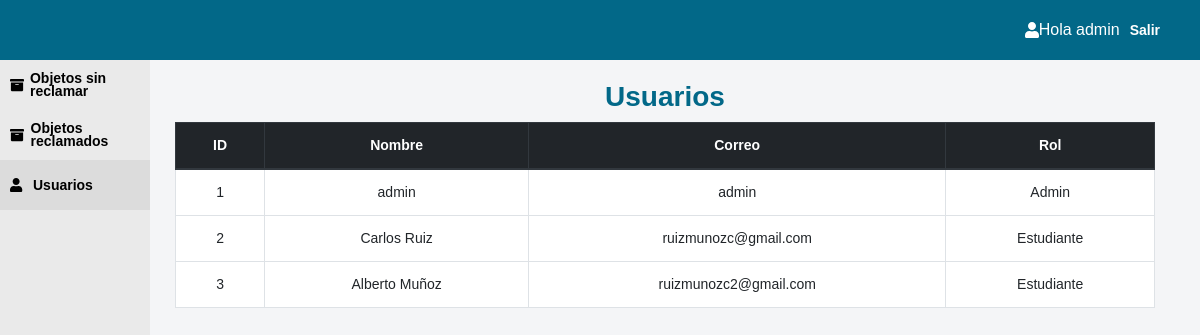
The page /index.php?c=usuarios (signed in) on the database as committed earlier.
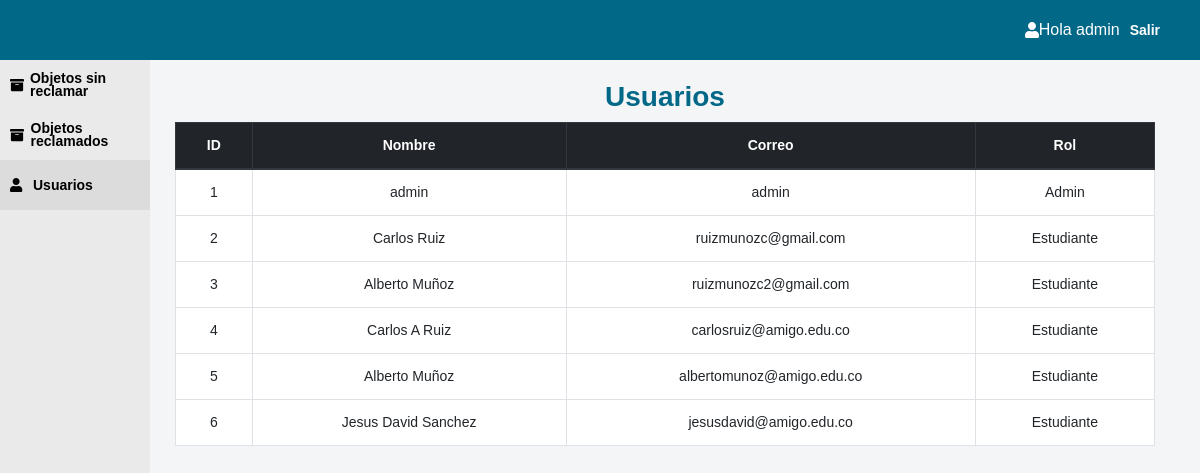
The same page on the database as committed later.
### tables this page shows
CREATE TABLE `usuarios` (
  `id` int(11) NOT NULL,
  `nombre` varchar(255) NOT NULL,
  `correo` varchar(255) NOT NULL,
  `rol` int(11) NOT NULL,
  `clave` varchar(255) NOT NULL,
  `fecha` timestamp NOT NULL DEFAULT current_timestamp() ON UPDATE current_timestamp()
);

### controller/usuarios.controller.php (called while the page is built)
<?php
require_once('model/login.php');
class UsuariosController
{
	private $model;
	public function __CONSTRUCT()
	{
		$this->model = new Login();
	}
	public function Index()
	{
        $usuarios = $this->model->Read();
		require_once 'view/usuarios/usuarios.php';
	}
}

### model/database.php (called while the page is built)
<?php
class Database
{
	public static function StartUp()
	{
		try {
			$pdo = new PDO('mysql:host=localhost;dbname=objetosuni;charset=utf8','root','');
			$pdo->setAttribute(PDO::ATTR_ERRMODE, PDO::ERRMODE_EXCEPTION);
			return $pdo;
		} catch (PDOException $e) {
			echo "Error----->".$e->getMessage();
		}
	}
}

### model/login.php (called while the page is built, shortened)
<?php
class Login
{
	private $pdo;
	public function __CONSTRUCT()
	{
		try {
			$this->pdo = Database::StartUp();
		} catch (Exception $e) {
			die($e->getMessage());
		}
	}
	public function Read()
    {
        try {
            $stm = $this->pdo->prepare("SELECT * FROM usuarios ORDER BY id");
            $stm->execute();
            return $stm->fetchAll(PDO::FETCH_ASSOC);
        } catch (Exception $e) {
            die($e->getMessage());
        }
    }
}

### view/usuarios/usuarios.php (the view, shortened to what this page needs)
<div class="col-md-12 text-center">
    <h3 class="text-center">Usuarios</h3>
</div>
<div class="col-md-12">
    <table class="table table-bordered table-hover" id="tabla">
        <thead class="thead-dark">
            <tr>
                <th class="text-center">ID</th>
                <th class="text-center">Nombre</th>
                <th class="text-center">Correo</th>
                <th class="text-center">Rol</th>
            </tr>
        </thead>
        <tbody>
            <?php
            foreach ($usuarios as $key => $v) {
            ?>
                <tr>
                    <td class="text-center align-middle"><?= $v['id']; ?></td>
                    <td class="text-center align-middle"><?= $v['nombre']; ?></td>
                    <td class="text-center align-middle"><?= $v['correo']; ?></td>
                    <td class="text-center align-middle"><?= ($v['rol'] == 1 ? 'Admin' :  'Estudiante'); ?></td>
                </tr>
            <?php
            }
            ?>
        </tbody>
    </table>
</div>

Rows that differ between the two databases and show on the page:
added usuarios: id "4", nombre "Carlos A Ruiz", correo "carlosruiz@amigo.edu.co", rol "Estudiante"
added usuarios: id "5", nombre "Alberto Muñoz", correo "albertomunoz@amigo.edu.co", rol "Estudiante"
added usuarios: id "6", nombre "Jesus David Sanchez", correo "jesusdavid@amigo.edu.co", rol "Estudiante"
